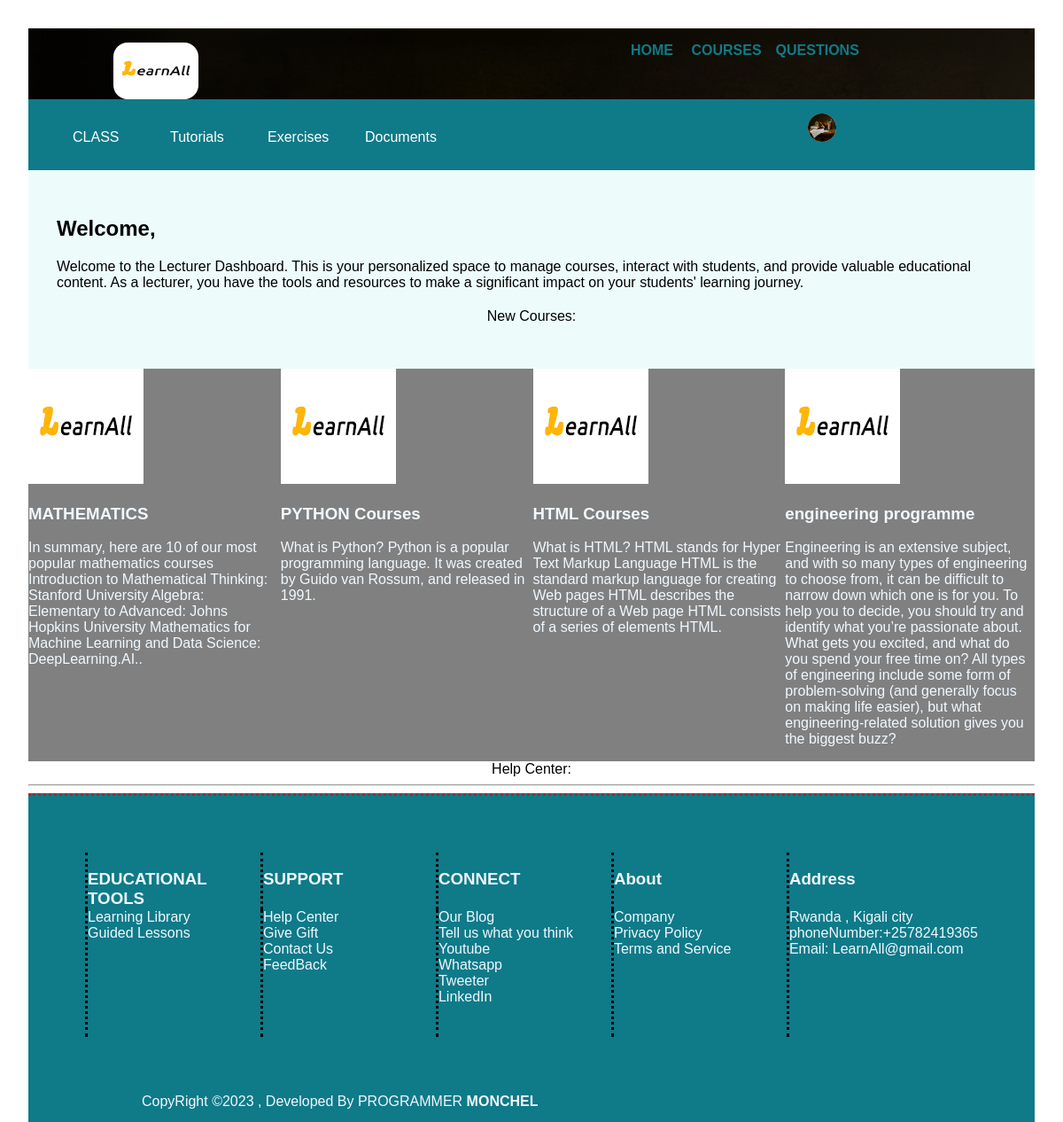
Page /homepage_lecturer.php on the committed database.
### tables this page shows
CREATE TABLE `courses` (
  `c_id` int(10) NOT NULL,
  `c_title` text NOT NULL,
  `c_description` text NOT NULL,
  `c_picturer` text NOT NULL,
  `c_category` text NOT NULL
);

### homepage_lecturer.php (the view, shortened to what this page needs)
<?php
include('config.php');
$result = mysqli_query($con, "SELECT * FROM courses");
?>
<!DOCTYPE html>
<html lang="en">
<head>
    <link rel="stylesheet" href="landing.css">
</head>
<body>
<?php
   include('header.php');
?>
<div class="part1">
    <h2>Welcome, <?php echo strtoupper($lname); ?></h2>
    <p>
    Welcome to the Lecturer Dashboard. This is your personalized space to manage courses, interact with students, and provide valuable educational content. As a lecturer, you have the tools and resources to make a significant impact on your students' learning journey.
</p>
    <div class="new" style="color: black; text-align: center; margin-top: 20px;">New Courses:</div>
</div>
<div class="box-cont" style="background: gray; overflow-y: auto; display: grid; grid-template-columns: repeat(auto-fit, minmax(270px, 1fr)); gap: 3px;">
    <?php
    while ($row = mysqli_fetch_assoc($result)) {
    ?>
        <div class="bo" style="overflow-x: hidden;">
            <img src="logo.png" alt="Course Image">
            <h3><?php echo $row['c_title']; ?></h3>
            <p><?php echo $row['c_description']; ?></p>
        </div>
    <?php
    }
    ?>
</div>
<center>
    <div style="color: black;">Help Center:</div>
    <hr>
</center>
<?php
include('footer.php');
?>
</body>
</html>

### landing.css (style rules this page uses)
body { font-family: Cambria, Cochin, Georgia, Times, 'Times New Roman', serif; }

### header.php (style rules this page uses)
.part1 { background-color: rgb(237, 252, 250); height: 10rem; color: black; padding: 2rem; }
body { font-family: Arial, sans-serif; margin: 2rem; padding: 0; position: absolute; }

### rows in the picture
courses: c_title "MATHEMATICS", c_description "In summary, here are 10 of our most popular mathematics courses Introduction to Mathematical Thinking: Stanford University Algebra: Elementary to Advanced: Johns Hopkins University Mathematics for Machine Learning and Data Science: DeepLearning.AI.."
courses: c_title "PYTHON Courses", c_description "What is Python? Python is a popular programming language. It was created by Guido van Rossum, and released in 1991."
courses: c_title "HTML Courses", c_description "What is HTML? HTML stands for Hyper Text Markup Language HTML is the standard markup language for creating Web pages HTML describes the structure of a Web page HTML consists of a series of elements HTML."
courses: c_title "engineering programme", c_description "Engineering is an extensive subject, and with so many types of engineering to choose from, it can be difficult to narrow down which one is for you. To help you to decide, you should try and identify what you’re passionate about. What gets you excited, and what do you spend your free time on? All types of engineering include some form of problem-solving (and generally focus on making life easier), but what engineering-related solution gives you the biggest buzz?"
